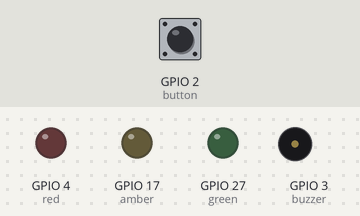
Recording of a program running on a simulated Raspberry Pi (BCM pin numbers). Shown: output pins drawn as LEDs (lit = HIGH), buzzer (waves = sounding, pin HIGH). Inputs (shaded band) come from the test bench; at power-on: GPIO 2 (button) HIGH.

Above: at 1.2 s.
1.3 s: GPIO 2 (button) pulled LOW for 0.15 s
At 1.37 s:
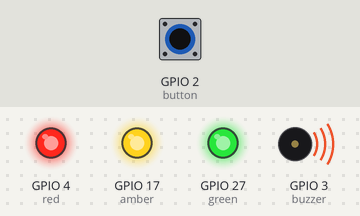
2.9 s: GPIO 2 (button) pulled LOW for 3.2 s
At 6.9 s:
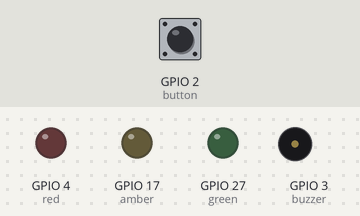
Timing chart, 0 to 8.4 s (numbered marks = the images above; inputs shaded):
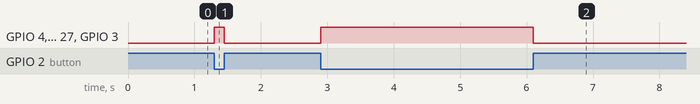

The program:

FishDish.py
```python
#All on when pressed

from gpiozero import LED, Buzzer, Button
from signal import pause

button = Button(2)
buzzer = Buzzer(3)
red = LED(4)
amber = LED(17)
green = LED(27)

things = [red, amber, green, buzzer]

def things_on():
    for thing in things:
        thing.on()

def things_off():
    for thing in things:
        thing.off()

button.when_pressed = things_on
button.when_released = things_off

pause()
```

Measured:
- after the input at 1.3 s, GPIO 4 (red), GPIO 17 (amber), GPIO 27 (green), GPIO 3 (buzzer): LOW → HIGH at once, → LOW 0.15 s later
- after the input at 2.9 s, GPIO 4 (red), GPIO 17 (amber), GPIO 27 (green), GPIO 3 (buzzer): LOW → HIGH at once, → LOW 3.2 s later
